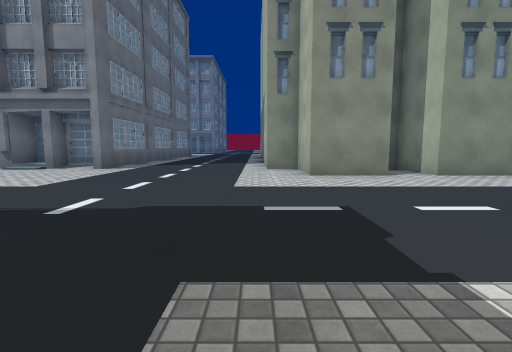
View 1 (above)

19 first-person views from a walk through a 3-D level made in the Unity game engine. The camera is 1.3 m above the floor, tilts 6° down and sees 85° across. The floor is counted in squares, 2 m on a side. Each view is taken from the middle of a square. On the plan, view 1 faces up. The plan holds only what a view shows up to about 9 squares ahead; the rest is blank. The place goes on beyond the plan. The player is left out. Some surface patterns are stand-ins.

View 2
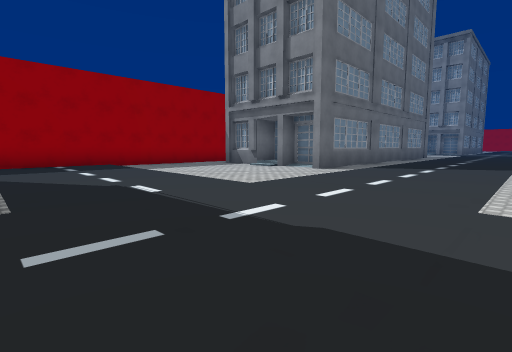

View 3
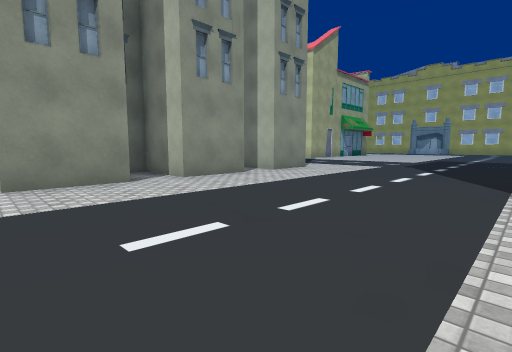

View 4
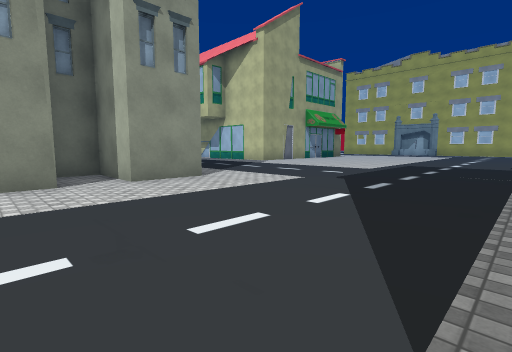

View 5
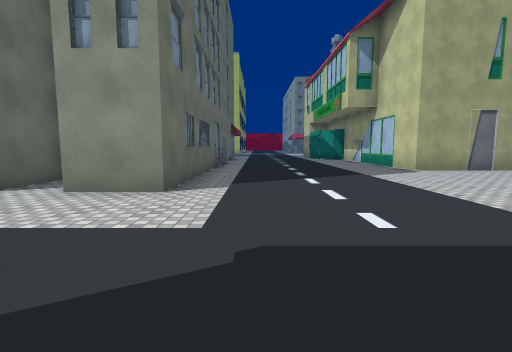

View 6
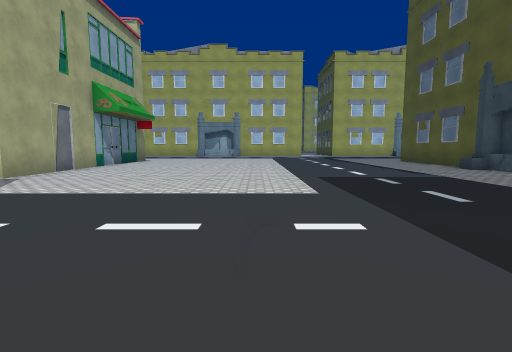

View 7
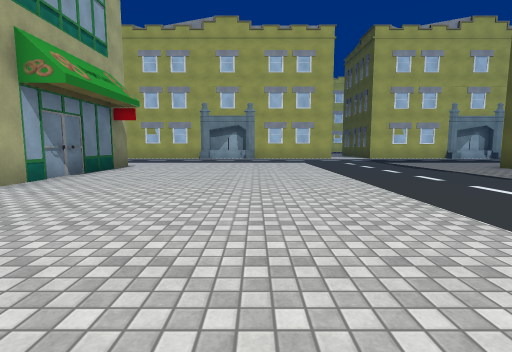

View 8
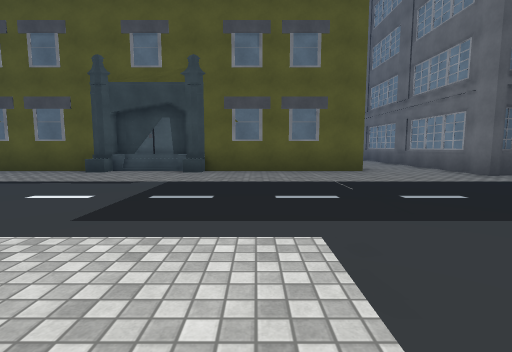

View 9
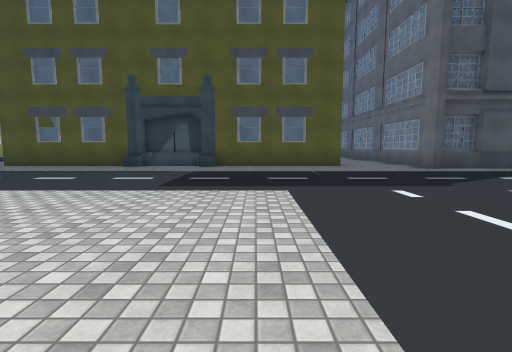

View 10
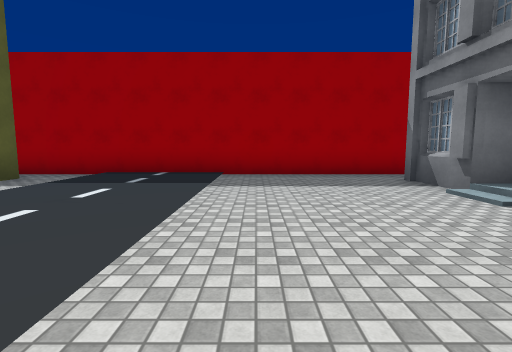

View 11
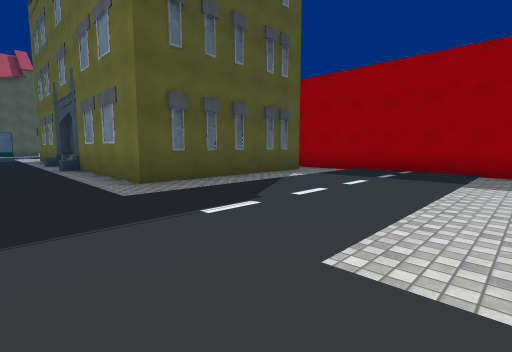

View 12
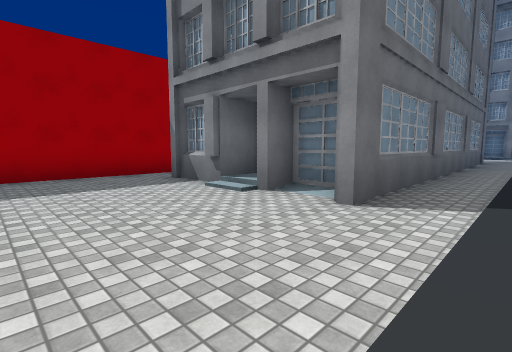

View 13
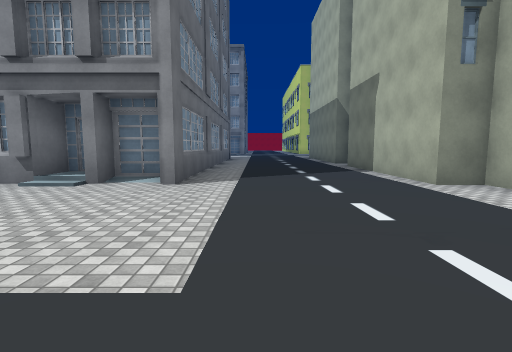

View 14
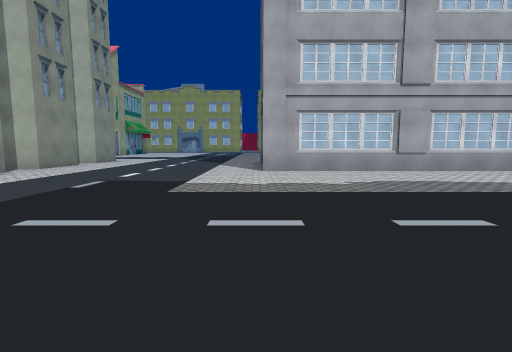

View 15
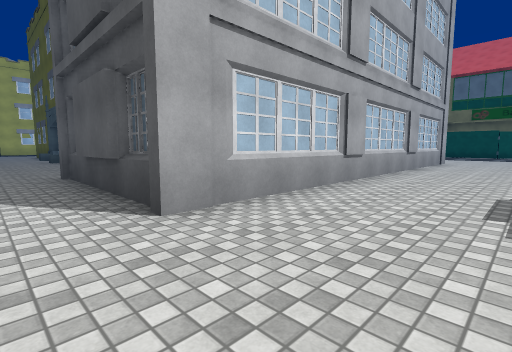

View 16
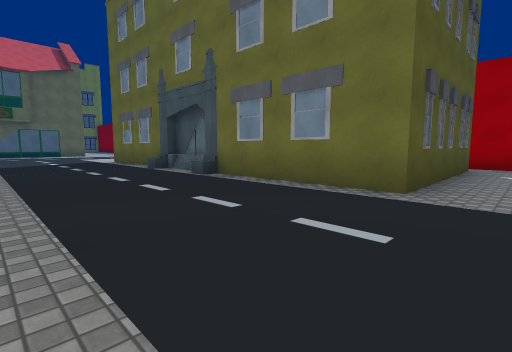

View 17
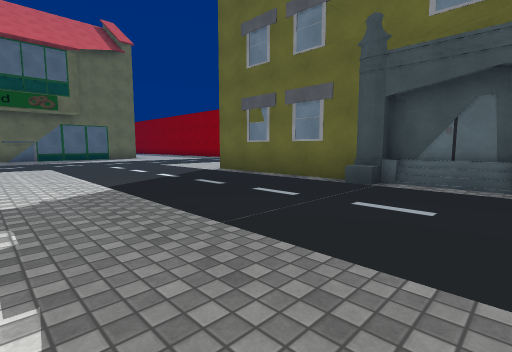

View 18
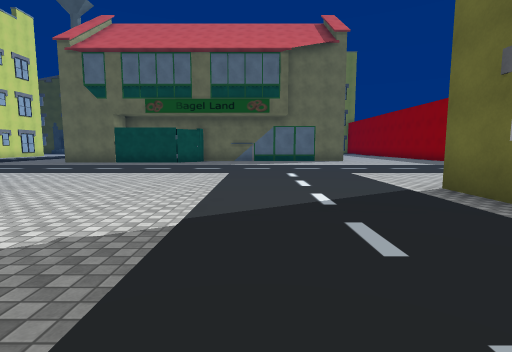

View 19
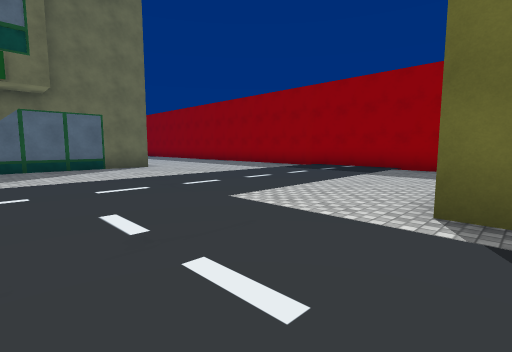

### Floor plan
Key: @ floor where view 1 was taken; # wall or solid block; . floor; / step, stairs or slope; B building.
Columns run from 10 left of view 1 to 22 right of it. Each row starts with its distance up from view 1.
 12      #.....#
 11      #.....#      #......#
 10      #.....#      #......########
  9 #  ###.....#      #..............
  8 #.B.##.....#  #####..............
  7 #..........########..............
  6 #................................
  5 #................................
  4 #................................
  3 #................................
  2 #................................
  1 #................................
  0 ######....@...BBB................
 -1 #    ##.......#####......B.B.....
 -2       #.......#   #.############
 -3       #.......#   #.
 -4      ##.......#
 -5      #B.......#
 -6      #/.......#
 -7      #B.......#
 -8      ##.......#
 -9       #.......#
-10       #.......
-11       #.......
-12    ............
-13 #...............
-14 #................
-15 #................
-16  ................
-17   ........
-18     ......
-19      .....
-20       ....
-21       ####

Where each view was taken, in squares from view 1:
view 1: 0 up, 0 right, facing up
view 2: 1 up, 0 right, facing up-left
view 3: 1 up, 1 right, facing up-right
view 4: 1 up, 5 right, facing up-right
view 5: 2 up, 10 right, facing up
view 6: 5 up, 9 right, facing right
view 7: 6 up, 13 right, facing right
view 8: 6 up, 13 right, facing down
view 9: 8 up, 13 right, facing down
view 10: 5 up, 3 left, facing left
view 11: 5 up, 2 left, facing down-left
view 12: 5 up, 3 left, facing up-left
view 13: 3 up, 3 left, facing up
view 14: 0 up, 4 left, facing right
view 15: 1 up, 1 right, facing down-right
view 16: 1 up, 0 right, facing down-left
view 17: 5 down, 1 right, facing down-left
view 18: 7 down, 1 left, facing down
view 19: 11 down, 1 left, facing down-left
